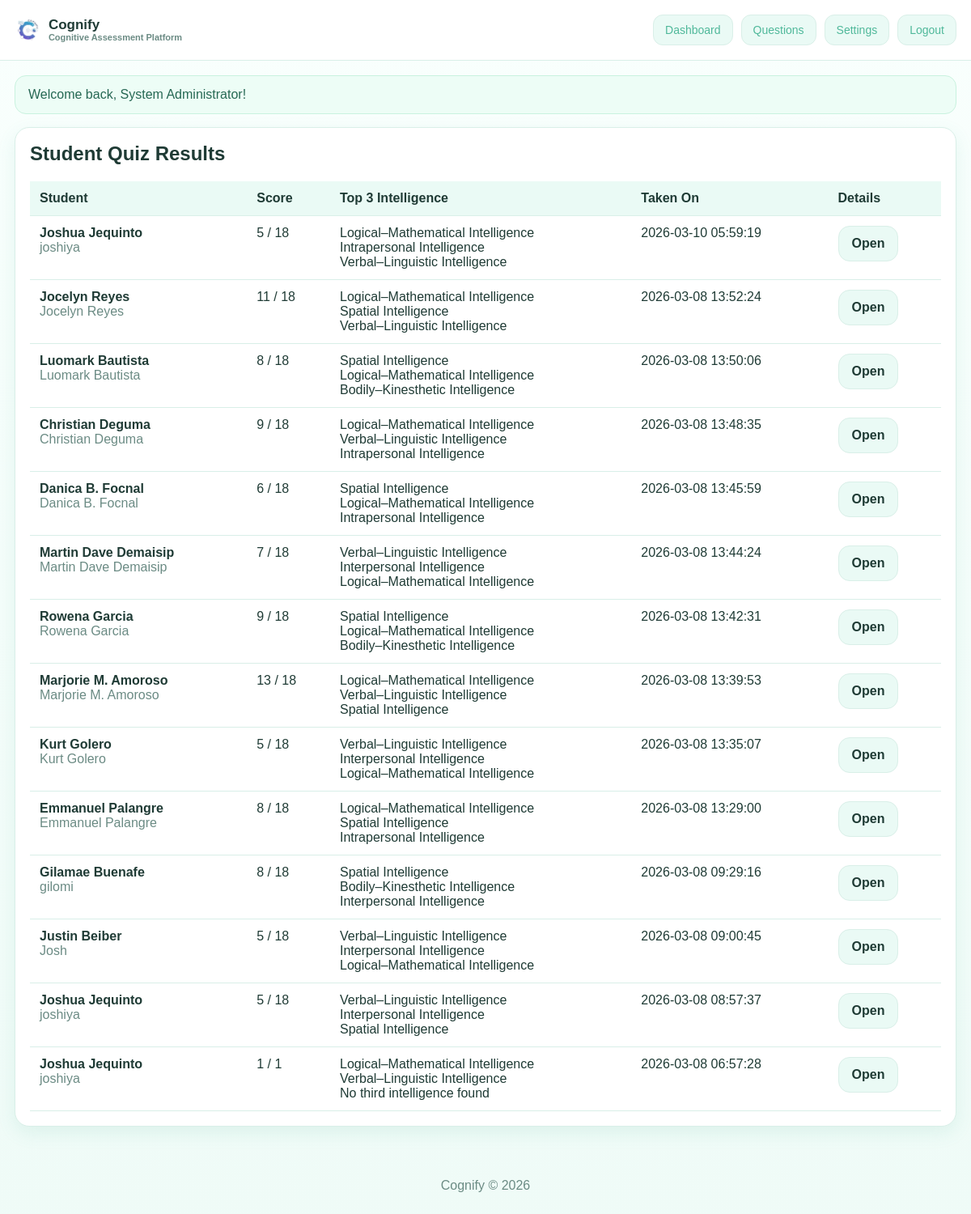
/admin/results.php (signed in), run on the app's committed database.
### tables this page shows
CREATE TABLE `quizzes` (
  `quiz_id` int(11) NOT NULL,
  `student_id` int(11) NOT NULL,
  `total_questions` int(11) NOT NULL DEFAULT 0,
  `score` int(11) NOT NULL DEFAULT 0,
  `top1_intelligence` varchar(255) NOT NULL,
  `top2_intelligence` varchar(255) NOT NULL,
  `top3_intelligence` varchar(255) NOT NULL,
  `taken_at` datetime DEFAULT NULL
);

CREATE TABLE `students` (
  `student_id` int(11) NOT NULL,
  `student_no` varchar(100) NOT NULL,
  `full_name` varchar(150) NOT NULL,
  `email` varchar(150) DEFAULT '',
  `password_hash` varchar(255) NOT NULL,
  `created_at` datetime DEFAULT NULL
);

### admin/results.php (the view, shortened to what this page needs)
<?php
require_once '../config.php';
$sql = "SELECT qz.*, s.student_no, s.full_name
        FROM quizzes qz
        INNER JOIN students s ON s.student_id = qz.student_id
        ORDER BY qz.quiz_id DESC";
$res = mysqli_query($con, $sql);
include '../inc/header.php';
?>
<div class="card">
    <h2 class="mt-0">Student Quiz Results</h2>
    <div class="table-wrap">
        <table>
            <tr>
                <th>Student</th>
                <th>Score</th>
                <th>Top 3 Intelligence</th>
                <th>Taken On</th>
                <th>Details</th>
            </tr>
            <?php while ($row = mysqli_fetch_assoc($res)) { ?>
                <tr>
                    <td>
                        <strong><?php echo esc($row['full_name']); ?></strong><br>
                        <span class="muted"><?php echo esc($row['student_no']); ?></span>
                    </td>
                    <td><?php echo intval($row['score']); ?> / <?php echo intval($row['total_questions']); ?></td>
                    <td>
                        <?php echo esc($row['top1_intelligence']); ?><br>
                        <?php echo esc($row['top2_intelligence']); ?><br>
                        <?php echo esc($row['top3_intelligence']); ?>
                    </td>
                    <td><?php echo esc($row['taken_at']); ?></td>
                    <td><a class="btn btn-light" href="../student/result.php?quiz_id=<?php echo intval($row['quiz_id']); ?>&admin_view=1">Open</a></td>
                </tr>
            <?php } ?>
        </table>
    </div>
</div>
<?php include '../inc/footer.php'; ?>

### assets/css/style.css (style rules this page uses)
:root { --mint:#88d8c0; --mint-dark:#4fb89a; --mint-soft:#eafaf5; --bg:#f7fffc; --card:#ffffff; --text:#1f3b35; --muted:#6b8b84; --border:#d9efe8; --danger:#d85c6a; --warning:#f1b24a; --shadow:0 8px 22px rgba(79,184,154,.12); --radius:18px; }
* { box-sizing:border-box }
html,body { margin:0;padding:0;font-family:Arial,Helvetica,sans-serif;background:linear-gradient(180deg,#f9fffd 0%,#effbf7 100%);color:var(--text) }
a { color:var(--mint-dark);text-decoration:none }
.card { background:var(--card);border:1px solid var(--border);border-radius:var(--radius);padding:18px;box-shadow:var(--shadow) }
.card h1,.card h2,.card h3,.card h4 { margin-top:0 }
.muted { color:var(--muted) }
.btn { display:inline-block;border:none;border-radius:14px;padding:12px 16px;background:var(--mint-dark);color:#fff;font-weight:bold;cursor:pointer;transition:.2s }
.btn-light { background:var(--mint-soft);color:var(--text);border:1px solid var(--border) }
.table-wrap { overflow:auto }
table { width:100%;border-collapse:collapse;background:#fff }
th,td { padding:12px;border-bottom:1px solid var(--border);text-align:left;vertical-align:top }
th { background:var(--mint-soft) }
.mt-0 { margin-top:0 }

### data on the page
quizzes: student.full_name "Joshua Jequinto", student.student_no "joshiya", score "5", total_questions "18", top1_intelligence "Logical–Mathematical Intelligence", top2_intelligence "Intrapersonal Intelligence", top3_intelligence "Verbal–Linguistic Intelligence", taken_at "2026-03-10 05:59:19"
quizzes: student.full_name "Jocelyn Reyes", student.student_no "Jocelyn Reyes", score "11", total_questions "18", top1_intelligence "Logical–Mathematical Intelligence", top2_intelligence "Spatial Intelligence", top3_intelligence "Verbal–Linguistic Intelligence", taken_at "2026-03-08 13:52:24"
quizzes: student.full_name "Luomark Bautista", student.student_no "Luomark Bautista", score "8", total_questions "18", top1_intelligence "Spatial Intelligence", top2_intelligence "Logical–Mathematical Intelligence", top3_intelligence "Bodily–Kinesthetic Intelligence", taken_at "2026-03-08 13:50:06"
quizzes: student.full_name "Christian Deguma", student.student_no "Christian Deguma", score "9", total_questions "18", top1_intelligence "Logical–Mathematical Intelligence", top2_intelligence "Verbal–Linguistic Intelligence", top3_intelligence "Intrapersonal Intelligence", taken_at "2026-03-08 13:48:35"
quizzes: student.full_name "Danica B. Focnal", student.student_no "Danica B. Focnal", score "6", total_questions "18", top1_intelligence "Spatial Intelligence", top2_intelligence "Logical–Mathematical Intelligence", top3_intelligence "Intrapersonal Intelligence", taken_at "2026-03-08 13:45:59"
quizzes: student.full_name "Martin Dave Demaisip", student.student_no "Martin Dave Demaisip", score "7", total_questions "18", top1_intelligence "Verbal–Linguistic Intelligence", top2_intelligence "Interpersonal Intelligence", top3_intelligence "Logical–Mathematical Intelligence", taken_at "2026-03-08 13:44:24"
quizzes: student.full_name "Rowena Garcia", student.student_no "Rowena Garcia", score "9", total_questions "18", top1_intelligence "Spatial Intelligence", top2_intelligence "Logical–Mathematical Intelligence", top3_intelligence "Bodily–Kinesthetic Intelligence", taken_at "2026-03-08 13:42:31"
quizzes: student.full_name "Marjorie M. Amoroso", student.student_no "Marjorie M. Amoroso", score "13", total_questions "18", top1_intelligence "Logical–Mathematical Intelligence", top2_intelligence "Verbal–Linguistic Intelligence", top3_intelligence "Spatial Intelligence", taken_at "2026-03-08 13:39:53"
quizzes: student.full_name "Kurt Golero", student.student_no "Kurt Golero", score "5", total_questions "18", top1_intelligence "Verbal–Linguistic Intelligence", top2_intelligence "Interpersonal Intelligence", top3_intelligence "Logical–Mathematical Intelligence", taken_at "2026-03-08 13:35:07"
quizzes: student.full_name "Emmanuel Palangre", student.student_no "Emmanuel Palangre", score "8", total_questions "18", top1_intelligence "Logical–Mathematical Intelligence", top2_intelligence "Spatial Intelligence", top3_intelligence "Intrapersonal Intelligence", taken_at "2026-03-08 13:29:00"
quizzes: student.full_name "Gilamae Buenafe", student.student_no "gilomi", score "8", total_questions "18", top1_intelligence "Spatial Intelligence", top2_intelligence "Bodily–Kinesthetic Intelligence", top3_intelligence "Interpersonal Intelligence", taken_at "2026-03-08 09:29:16"
quizzes: student.full_name "Justin Beiber", student.student_no "Josh", score "5", total_questions "18", top1_intelligence "Verbal–Linguistic Intelligence", top2_intelligence "Interpersonal Intelligence", top3_intelligence "Logical–Mathematical Intelligence", taken_at "2026-03-08 09:00:45"
quizzes: student.full_name "Joshua Jequinto", student.student_no "joshiya", score "5", total_questions "18", top1_intelligence "Verbal–Linguistic Intelligence", top2_intelligence "Interpersonal Intelligence", top3_intelligence "Spatial Intelligence", taken_at "2026-03-08 08:57:37"
quizzes: student.full_name "Joshua Jequinto", student.student_no "joshiya", score "1", total_questions "1", top1_intelligence "Logical–Mathematical Intelligence", top2_intelligence "Verbal–Linguistic Intelligence", top3_intelligence "No third intelligence found", taken_at "2026-03-08 06:57:28"

### other printed values
$link['label'] "Dashboard"
$link['label'] "Questions"
$link['label'] "Settings"
$link['label'] "Logout"
$flash['message'] "Welcome back, System Administrator!"
